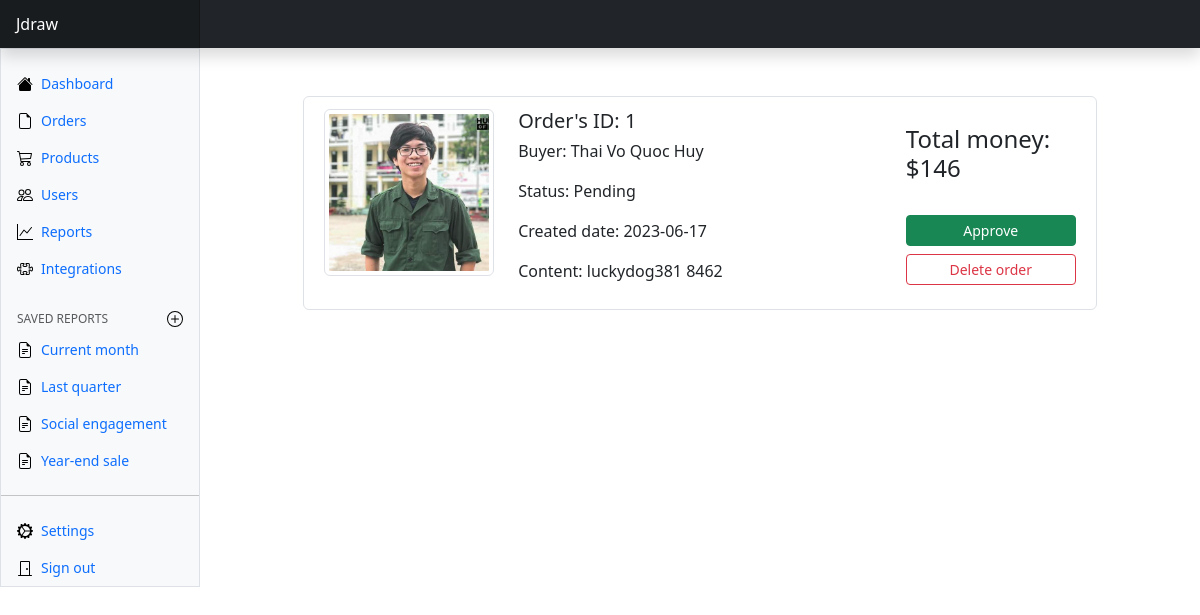
The page /dash_board/orders on the database its author committed.
### exe201/models.py (models this page shows)
class Order(db.Model):
    id = db.Column(db.Integer(), primary_key = True)
    user_id = db.Column(db.Integer(), db.ForeignKey('user.id'))
    status = db.Column(db.String(length = 30), nullable = False, default = 'Pending')
    created_at = db.Column(db.Date(), nullable = False, default = datetime.utcnow)
    total_price = db.Column(db.Integer(), nullable = False, default = 0)
    order_payment_content = db.Column(db.String(length = 1000), nullable = True)

### exe201/routes.py (the view)
@app.route('/dash_board/orders')
def dash_board_orders_page():
    orders = Order.query.all()
    for order in orders:
        order.user_image_link = Profile.query.filter_by(user_id=order.user_id).first().image_link
        order.fullname = Profile.query.filter_by(user_id=order.user_id).first().fullname
    for order in orders:
        cart = Cart.query.filter_by(user_id = order.user_id).all()
        order.cart = cart
        for product in order.cart:
            product.name = Product.query.filter_by(id=product.product_id).first().name
            product.price = Product.query.filter_by(id=product.product_id).first().price
            product.image_link = Product.query.filter_by(id=product.product_id).first().image_link
            product.quantity = Cart.query.filter_by(user_id=order.user_id, product_id=product.product_id).first().quantity
    return render_template('dash_board_orders.html', orders = orders)

### exe201/templates/dash_board_orders.html (shortened to what this page needs)
{% extends 'dash_board_base.html' %}
{% block content %}
<div class="container-fluid mt-5 mb-5">
    <div class="d-flex justify-content-center row">
        <div class="col-md-10">
            {% for order in orders %}
            <div class="row p-2 bg-white border rounded">
                <div class="col-md-3 mt-1">
                    <img class="img-thumbnail img-fluid img-responsive rounded product-image"
                        src="{{ url_for('static', filename = order.user_image_link)}}">
                </div>
                <div class="col-md-6 mt-1">
                    <h5>Order's ID: {{ order.id }}</h5>
                    <div>
                        <p class="text-justify lh-sm mb-0">Buyer: {{ order.fullname }} <br><br></p>
                        <p class="text-justify lh-sm mb-0">Status: {{ order.status }}<br><br></p>
                        <p class="text-justify lh-sm mb-0">Created date: {{ order.created_at }}<br><br></p>
                        <p class="text-justify lh-sm mb-0">Content: {{ order.order_payment_content }}<br><br></p>
                    </div>
                </div>
                <div class="align-items-center align-content-center col-md-3 border-left mt-1">
                    <div class="d-flex flex-row align-items-center">
                        <h4 class="mr-1">Total money: ${{ order.total_price }}</h4>
                    </div>
                    <div class="d-flex flex-column mt-4">
                        <a class="btn btn-success btn-sm" type="button"
                            href="{{ url_for('dash_board_order_confirm', order_id=order.id)}}">Approve</a>
                        <a class="btn btn-outline-danger btn-sm mt-2" type="button"
                            href=" {{ url_for('dash_board_order_delete', order_id=order.id) }}">Delete order</a>
                    </div>
                </div>
            </div>
            {% endfor %}
        </div>
    </div>
</div>
{% endblock %}

### rows shown on the page
Order: id "1", fullname "Thai Vo Quoc Huy", status "Pending", created_at "2023-06-17", order_payment_content "luckydog381 8462", total_price "146"
